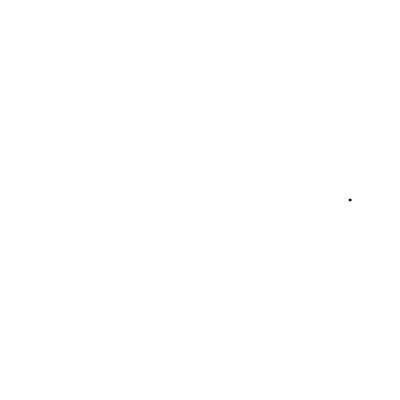
Frame 1 (no input)
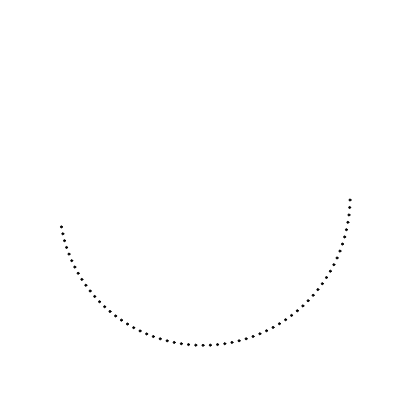
Frame 60 (no input)
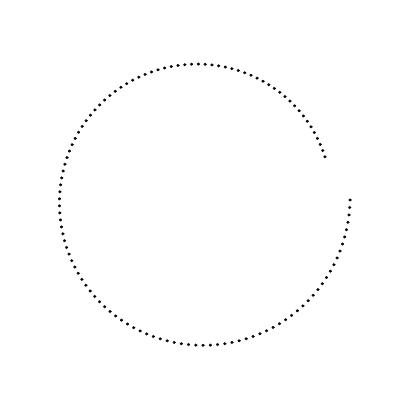
Frame 120 (the mouse pressed at the canvas centre since frame 60)

The p5.js sketch that drew these frames (run headless with seeded random() and noise() and a simulated clock; from frame 60 on, the mouse is pressed at the canvas centre):

// p5.js sketch
// ── sketch.js
var xCoord, yCoord;
var rad = 150;
var theta = 0;

function setup() { 
  createCanvas(400, 400);
} 

function draw() { 
  background(220,0);
  fill(0);
  // x =  rad * sin(theta)
  // y = rad * cos(theta)
  push();
  translate(width/2, height/2);
 
  xCoord = rad * cos(theta);
  yCoord = rad * sin(theta);
  //line(0,0,xCoord,yCoord);
  ellipse(xCoord, yCoord, 2,2);
  pop();
  
  theta += 0.05;
  rad -= 0.15;
  
}
